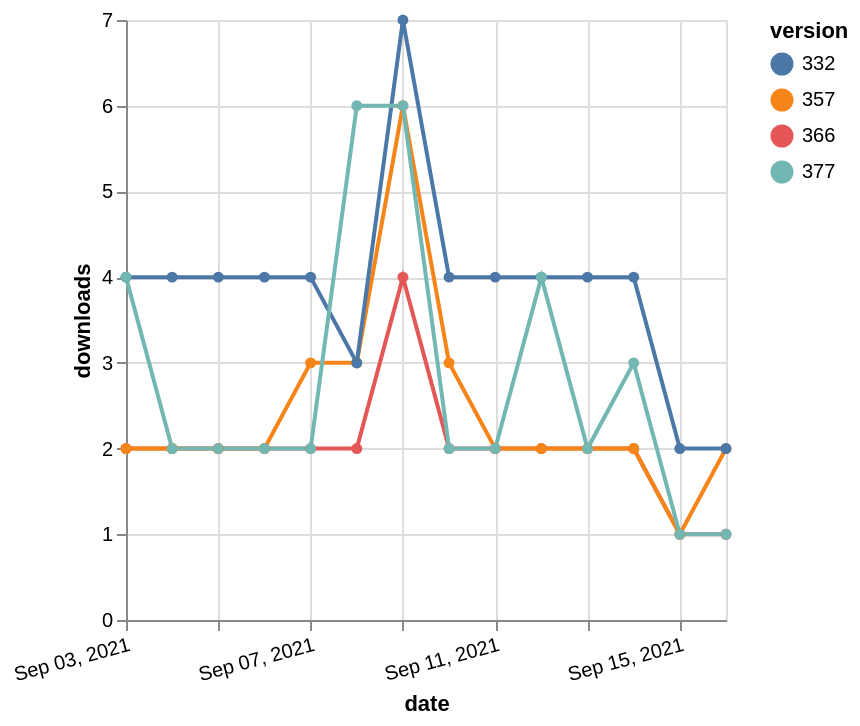

Here is the Vega-Lite specification saved for this chart:
### Vega-Lite specification from a JSON file in a GitHub repository (floating-point values rounded to 4 significant figures)
{"$schema": "https://vega.github.io/schema/vega-lite/v5.json", "description": "A simple bar chart with embedded data.", "data": {"values": [{"date": "2021-09-03", "total": 2318, "delta": 2, "version": "366"}, {"date": "2021-09-04", "total": 2320, "delta": 2, "version": "366"}, {"date": "2021-09-05", "total": 2322, "delta": 2, "version": "366"}, {"date": "2021-09-06", "total": 2324, "delta": 2, "version": "366"}, {"date": "2021-09-07", "total": 2326, "delta": 2, "version": "366"}, {"date": "2021-09-08", "total": 2328, "delta": 2, "version": "366"}, {"date": "2021-09-09", "total": 2332, "delta": 4, "version": "366"}, {"date": "2021-09-10", "total": 2334, "delta": 2, "version": "366"}, {"date": "2021-09-11", "total": 2336, "delta": 2, "version": "366"}, {"date": "2021-09-12", "total": 2338, "delta": 2, "version": "366"}, {"date": "2021-09-13", "total": 2340, "delta": 2, "version": "366"}, {"date": "2021-09-14", "total": 2342, "delta": 2, "version": "366"}, {"date": "2021-09-15", "total": 2343, "delta": 1, "version": "366"}, {"date": "2021-09-16", "total": 2344, "delta": 1, "version": "366"}, {"date": "2021-09-03", "total": 2891, "delta": 2, "version": "357"}, {"date": "2021-09-04", "total": 2893, "delta": 2, "version": "357"}, {"date": "2021-09-05", "total": 2895, "delta": 2, "version": "357"}, {"date": "2021-09-06", "total": 2897, "delta": 2, "version": "357"}, {"date": "2021-09-07", "total": 2900, "delta": 3, "version": "357"}, {"date": "2021-09-08", "total": 2903, "delta": 3, "version": "357"}, {"date": "2021-09-09", "total": 2909, "delta": 6, "version": "357"}, {"date": "2021-09-10", "total": 2912, "delta": 3, "version": "357"}, {"date": "2021-09-11", "total": 2914, "delta": 2, "version": "357"}, {"date": "2021-09-12", "total": 2916, "delta": 2, "version": "357"}, {"date": "2021-09-13", "total": 2918, "delta": 2, "version": "357"}, {"date": "2021-09-14", "total": 2920, "delta": 2, "version": "357"}, {"date": "2021-09-15", "total": 2921, "delta": 1, "version": "357"}, {"date": "2021-09-16", "total": 2923, "delta": 2, "version": "357"}, {"date": "2021-09-03", "total": 4823, "delta": 4, "version": "332"}, {"date": "2021-09-04", "total": 4827, "delta": 4, "version": "332"}, {"date": "2021-09-05", "total": 4831, "delta": 4, "version": "332"}, {"date": "2021-09-06", "total": 4835, "delta": 4, "version": "332"}, {"date": "2021-09-07", "total": 4839, "delta": 4, "version": "332"}, {"date": "2021-09-08", "total": 4842, "delta": 3, "version": "332"}, {"date": "2021-09-09", "total": 4849, "delta": 7, "version": "332"}, {"date": "2021-09-10", "total": 4853, "delta": 4, "version": "332"}, {"date": "2021-09-11", "total": 4857, "delta": 4, "version": "332"}, {"date": "2021-09-12", "total": 4861, "delta": 4, "version": "332"}, {"date": "2021-09-13", "total": 4865, "delta": 4, "version": "332"}, {"date": "2021-09-14", "total": 4869, "delta": 4, "version": "332"}, {"date": "2021-09-15", "total": 4871, "delta": 2, "version": "332"}, {"date": "2021-09-16", "total": 4873, "delta": 2, "version": "332"}, {"date": "2021-09-03", "total": 2118, "delta": 4, "version": "377"}, {"date": "2021-09-04", "total": 2120, "delta": 2, "version": "377"}, {"date": "2021-09-05", "total": 2122, "delta": 2, "version": "377"}, {"date": "2021-09-06", "total": 2124, "delta": 2, "version": "377"}, {"date": "2021-09-07", "total": 2126, "delta": 2, "version": "377"}, {"date": "2021-09-08", "total": 2132, "delta": 6, "version": "377"}, {"date": "2021-09-09", "total": 2138, "delta": 6, "version": "377"}, {"date": "2021-09-10", "total": 2140, "delta": 2, "version": "377"}, {"date": "2021-09-11", "total": 2142, "delta": 2, "version": "377"}, {"date": "2021-09-12", "total": 2146, "delta": 4, "version": "377"}, {"date": "2021-09-13", "total": 2148, "delta": 2, "version": "377"}, {"date": "2021-09-14", "total": 2151, "delta": 3, "version": "377"}, {"date": "2021-09-15", "total": 2152, "delta": 1, "version": "377"}, {"date": "2021-09-16", "total": 2153, "delta": 1, "version": "377"}]}, "width": "container", "mark": {"type": "line", "point": {"filled": true}}, "encoding": {"x": {"field": "date", "type": "temporal", "timeUnit": "yearmonthdate", "title": "date", "axis": {"labelAngle": -15}}, "y": {"field": "delta", "type": "quantitative", "title": "downloads"}, "color": {"field": "version", "type": "nominal"}, "tooltip": {"field": "delta"}}}
